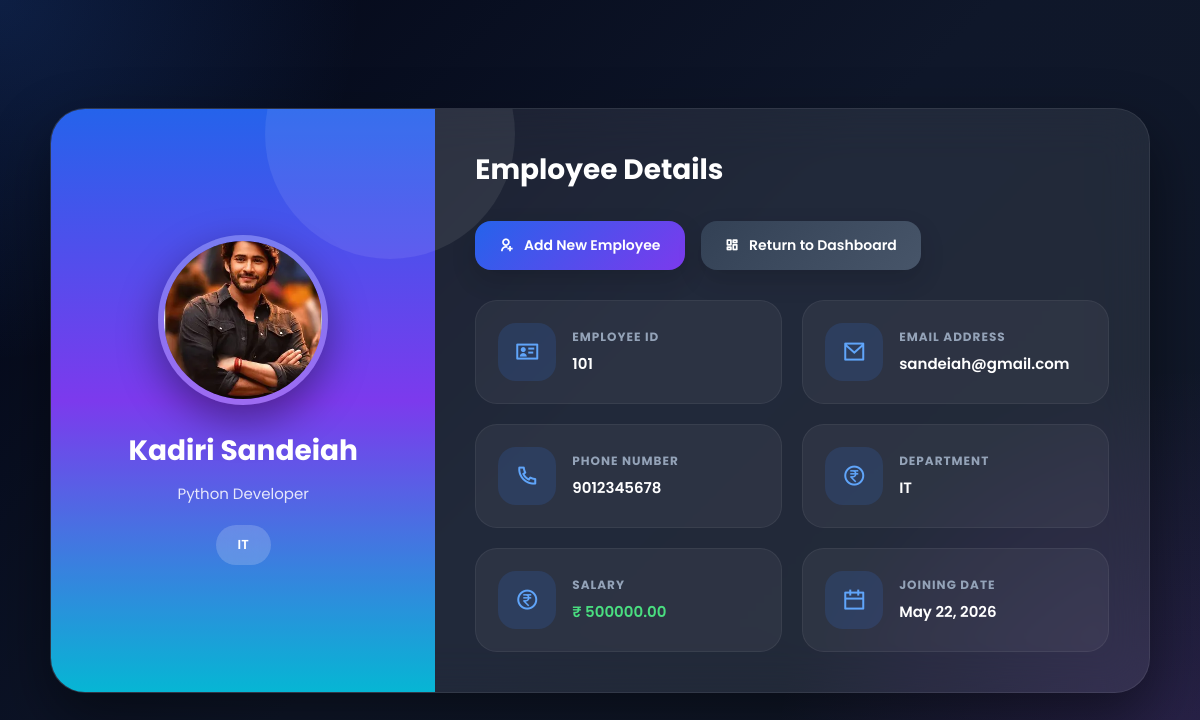
Page /card/7/ on the committed database.
### application/models.py (models this page shows, shortened)
class EmployeeModel(models.Model):
    employee_id = models.IntegerField(unique=True)
    first_name = models.CharField(max_length=50)
    last_name = models.CharField(max_length=50)
    email = models.EmailField(unique=True)
    phone = models.BigIntegerField(unique=True)
    DEPARTMENT_CHOICE = [('IT','IT'),('SALES','SALES'),('HR','HR'),('FINANCE','FINANCE'),('MARKETING','MARKETING')]
    department = models.CharField(max_length=50,choices=DEPARTMENT_CHOICE)
    DESIGNATION_CHOICE = [('Python Developer','Python Developer'),('Java Developer','Java Developer'),('AI Engineer','AI Engineer'),('ML Engineer','ML Engineer'),('Devops Engineer','Software Developer'),('Backend Developer','Backend Developer'),('Frontend Developer','Frontend Developer')]
    designation = models.CharField(max_length=50,choices=DESIGNATION_CHOICE)
    salary = models.DecimalField(max_digits=10,decimal_places=2)
    joining_date = models.DateField()
    profile_image = models.ImageField(upload_to='images/')

### application/views.py (the view)
# urls.py: path('card/<int:pk>/',card_details,name='card')
def card_details(request,pk):
    employee = EmployeeModel.objects.get(pk=pk)
    return render(request,'employee_card.html',{'employee':employee})

### templates/employee_card.html (shortened to what this page needs)
<!DOCTYPE html>
<html lang="en">
<head>
    <link
        href="https://cdn.jsdelivr.net/npm/remixicon@4.2.0/fonts/remixicon.css"
        rel="stylesheet">
</head>
<body>
    <div class="employee-card">
        <div class="left-section">
            <div class="profile-image">
                <img src="{{ employee.profile_image.url }}" alt="Employee">
            </div>
            <h1 class="employee-name">
                {{ employee.first_name }} {{ employee.last_name }}
            </h1>
            <p class="designation">
                {{ employee.designation }}
            </p>
            <span class="department-badge">
                {{ employee.department }}
            </span>
        </div>
        <div class="right-section">
            <h2 class="section-title">
                Employee Details
            </h2>
            <div class="btn-container">
                <a
                    href="{% url 'form' %}"
                    class="custom-btn add-employee-btn"
                >
                    <i class="ri-user-add-line"></i>
                    Add New Employee
                </a>
                <a
                    href="{% url 'emp_list' %}"
                    class="custom-btn dashboard-btn"
                >
                    <i class="ri-dashboard-line"></i>
                    Return to Dashboard
                </a>
            </div>
            <div class="info-grid">
                <div class="info-card">
                    <div class="info-icon">
                        <i class="ri-id-card-line"></i>
                    </div>
                    <div class="info-text">
                        <h4>Employee ID</h4>
                        <p>{{ employee.employee_id }}</p>
                    </div>
                </div>
                <div class="info-card">
                    <div class="info-icon">
                        <i class="ri-mail-line"></i>
                    </div>
                    <div class="info-text">
                        <h4>Email Address</h4>
                        <p>{{ employee.email }}</p>
                    </div>
                </div>
                <div class="info-card">
                    <div class="info-icon">
                        <i class="ri-phone-line"></i>
                    </div>
                    <div class="info-text">
                        <h4>Phone Number</h4>
                        <p>{{ employee.phone }}</p>
                    </div>
                </div>
                <div class="info-card">
                    <div class="info-icon">
                        <i class="ri-money-rupee-circle-line"></i>
                    </div>
                    <div class="info-text">
                        <h4>Department</h4>
                        <p>{{ employee.department }}</p>
                    </div>
                </div>
                <div class="info-card">
                    <div class="info-icon">
                        <i class="ri-money-rupee-circle-line"></i>
                    </div>
                    <div class="info-text">
                        <h4>Salary</h4>
                        <p class="salary">
                            ₹ {{ employee.salary }}
                        </p>
                    </div>
                </div>
                <div class="info-card">
                    <div class="info-icon">
                        <i class="ri-calendar-line"></i>
                    </div>
                    <div class="info-text">
                        <h4>Joining Date</h4>
                        <p>{{ employee.joining_date }}</p>
                    </div>
                </div>
            </div>
        </div>
    </div>
</body>
</html>

### templates/employee_card.html (style rules this page uses)
* { margin: 0; padding: 0; box-sizing: border-box; }
body { font-family: 'Poppins', sans-serif; min-height: 100vh; display: flex; justify-content: center; align-items: center; padding: 40px 20px; background: radial-gradient(circle at top left, rgba(59, 130, 246, 0.20), transparent 25%), radial-gradient(circle at bottom right, rgba(168, 85, 247, 0.18), transparent 30%), linear-gradient(135deg, #020617, #0f172a, #111827); overflow-x: hidden; }
.employee-card { width: 100%; max-width: 1100px; background: rgba(255, 255, 255, 0.08); backdrop-filter: blur(24px); border: 1px solid rgba(255, 255, 255, 0.08); border-radius: 35px; overflow: hidden; box-shadow: 0 25px 60px rgba(0, 0, 0, 0.45); display: flex; animation: cardAnimation 0.5s ease; }
.left-section { width: 35%; background: linear-gradient(180deg, #2563eb, #7c3aed, #06b6d4); padding: 40px 25px; display: flex; flex-direction: column; justify-content: center; align-items: center; position: relative; }
.left-section::before { content: ''; position: absolute; width: 250px; height: 250px; background: rgba(255, 255, 255, 0.08); border-radius: 50%; top: -100px; right: -80px; }
.profile-image { width: 170px; height: 170px; border-radius: 50%; overflow: hidden; border: 6px solid rgba(255, 255, 255, 0.25); box-shadow: 0 15px 40px rgba(0, 0, 0, 0.4); margin-bottom: 25px; z-index: 2; }
.profile-image img { width: 100%; height: 100%; object-fit: cover; }
.employee-name { font-size: 28px; font-weight: 700; color: white; text-align: center; margin-bottom: 10px; z-index: 2; }
.designation { color: rgba(255, 255, 255, 0.85); font-size: 15px; margin-bottom: 20px; z-index: 2; }
.department-badge { padding: 10px 22px; border-radius: 50px; background: rgba(255, 255, 255, 0.18); color: white; font-size: 13px; font-weight: 600; backdrop-filter: blur(10px); z-index: 2; }
.right-section { width: 65%; padding: 40px; }
.section-title { font-size: 28px; font-weight: 700; margin-bottom: 30px; color: white; }
.btn-container { display: flex; gap: 16px; margin-bottom: 30px; flex-wrap: wrap; }
.custom-btn { padding: 14px 24px; border-radius: 16px; text-decoration: none; color: white; font-size: 14px; font-weight: 600; display: flex; align-items: center; justify-content: center; gap: 10px; transition: 0.3s ease; box-shadow: 0 10px 25px rgba(0, 0, 0, 0.15); }
.add-employee-btn { background: linear-gradient( 135deg, #2563eb, #7c3aed ); }
.dashboard-btn { background: linear-gradient( 135deg, #334155, #475569 ); }
.info-grid { display: grid; grid-template-columns: repeat(2, 1fr); gap: 20px; }
.info-card { background: rgba(255, 255, 255, 0.05); border: 1px solid rgba(255, 255, 255, 0.06); border-radius: 22px; padding: 22px; display: flex; align-items: center; gap: 16px; transition: 0.3s ease; }
.info-icon { width: 58px; height: 58px; border-radius: 18px; display: flex; justify-content: center; align-items: center; font-size: 24px; background: rgba(59, 130, 246, 0.15); color: #60a5fa; flex-shrink: 0; }
.info-text h4 { font-size: 12px; color: #94a3b8; margin-bottom: 6px; text-transform: uppercase; letter-spacing: 1px; }
.info-text p { color: white; font-size: 15px; font-weight: 600; }
.salary { color: #4ade80 !important; }

### rows in the picture
EmployeeModel: profile_image (picture), first_name "Kadiri", last_name "Sandeiah", designation "Python Developer", department "IT", employee_id "101", email "sandeiah@gmail.com", phone "9012345678", salary "500000.00", joining_date "May 22, 2026"
